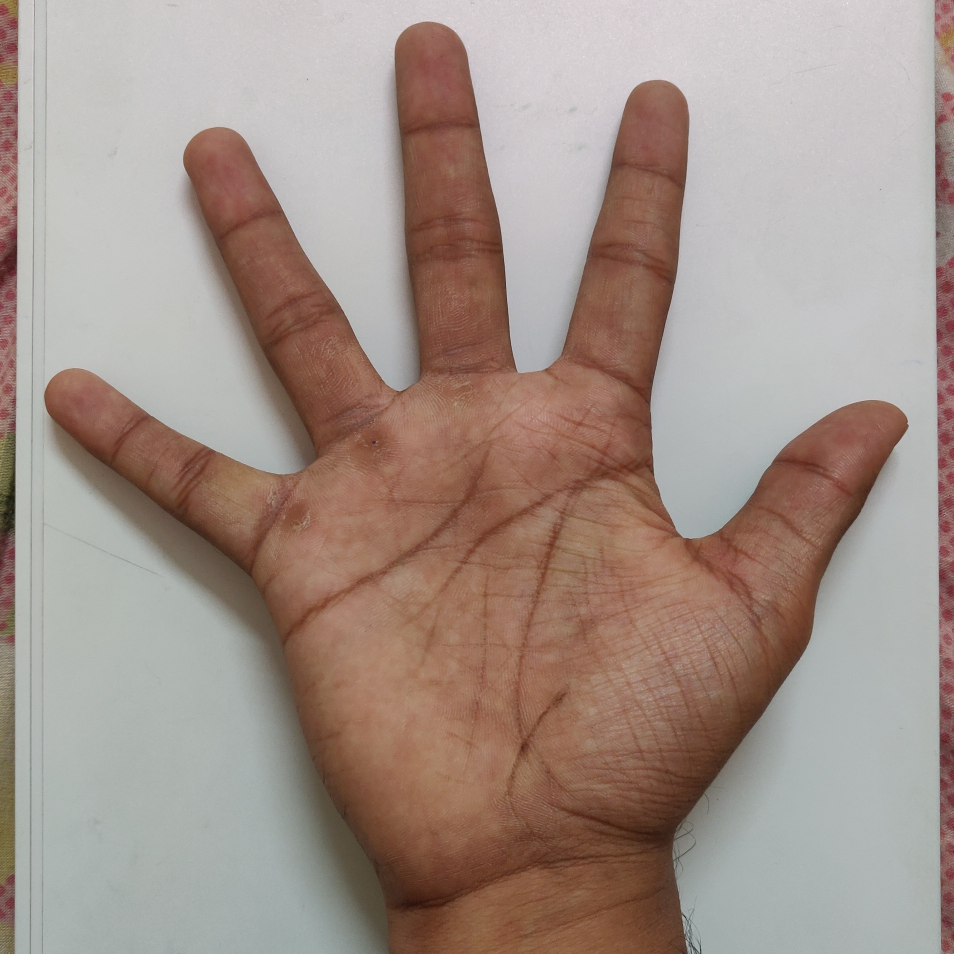
#> input picture API/Images/Right_hand.jpg, 2860 x 2860 px, found by its file name (shown at 1/3 size); its folder holds 4 pictures in this run; the run also reads 1 picture not shown here
$ jupyter execute --allow-errors Untitled.ipynb   (shell and % lines are left out)   (older library calls are emulated)
#> lines starting #> are read from the running program, lines starting #| are printed output that depends on the picture
[cell 1]
import os
import cv2
from PIL import Image

[cell 2]
import os
import cv2
from PIL import Image

print(os.getcwd())

os.chdir("C:\\Users\\charan sai\\Documents\\semesters\\Sem - 8\\NLP\\PostMidSem\\API\\Images")
path = "C:\\Users\\charan sai\\Documents\\semesters\\Sem - 8\\NLP\\PostMidSem\\API\\Images"

# [13 lines of commented-out code are left out]
for file in os.listdir('.'):
	if file.endswith(".jpg") or file.endswith(".jpeg") or file.endswith("png"):
		im = Image.open(os.path.join(path, file))
#> im is the input picture: PIL image 2860x2860 RGB; mean R, G, B 162.7, 145.8, 137.1
		width, height = im.size
#> width = 2860; height = 2860
		print(width, height)
#| 2860 2860
		imResize = im.resize((390 , 390), Image.ANTIALIAS)
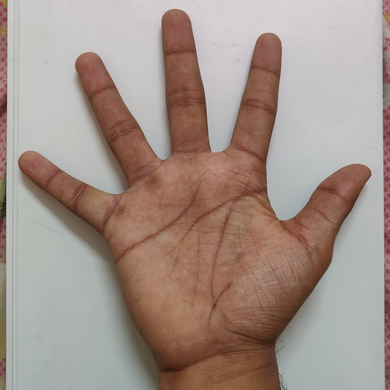
#> imResize: PIL image 390x390 RGB; mean R, G, B 162.7, 145.8, 137.1
		imResize.save( file, 'JPEG', quality = 95)
		print(im.filename.split('\\')[-1], " is resized")
#| API/Images/Right_hand.jpg  is resized

[cell 3]
def fetch_img(S):
#> called with S = 'AbjZ'
    S = S.lower()
    images = []
    for i in S:
        if i >= 'a' and i <= 'z':
            if i != 'j' and i != 'z':
                for j in range(6):
                    images.append(i+'.png')
            elif i == 'j':
                for j in range(3):
                    for z in range(2):
                        images.append(i+'000'+str(j)+'.png')
            else:
                for j in range(1,7):
                    images.append(i+'000'+str(j)+'.png')

    return images


def generate_video(S):
    image_folder = 'C:\\Users\\charan sai\\Documents\\semesters\\Sem - 8\\NLP\\PostMidSem\\API\\Images'
    video_name = "C:\\Users\\charan sai\\Documents\\semesters\\Sem - 8\\NLP\\PostMidSem\\API\\templates\\vid\\Video.mp4"
    images = fetch_img(S)
    print(images)
    frame = cv2.imread(os.path.join(image_folder, images[0]))
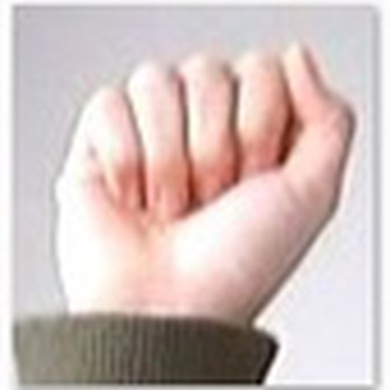
#> frame: shape (390, 390, 3); mean B, G, R 188.4, 191.9, 208.8
    height, width, layers = frame.shape
#> height = 390; width = 390; layers = 3

    video = cv2.VideoWriter(video_name, 0, 6, (width, height))
    for image in images:
        video.write(cv2.imread(os.path.join(image_folder, image)))
    cv2.destroyAllWindows()
    video.release()
generate_video("AbjZ")
